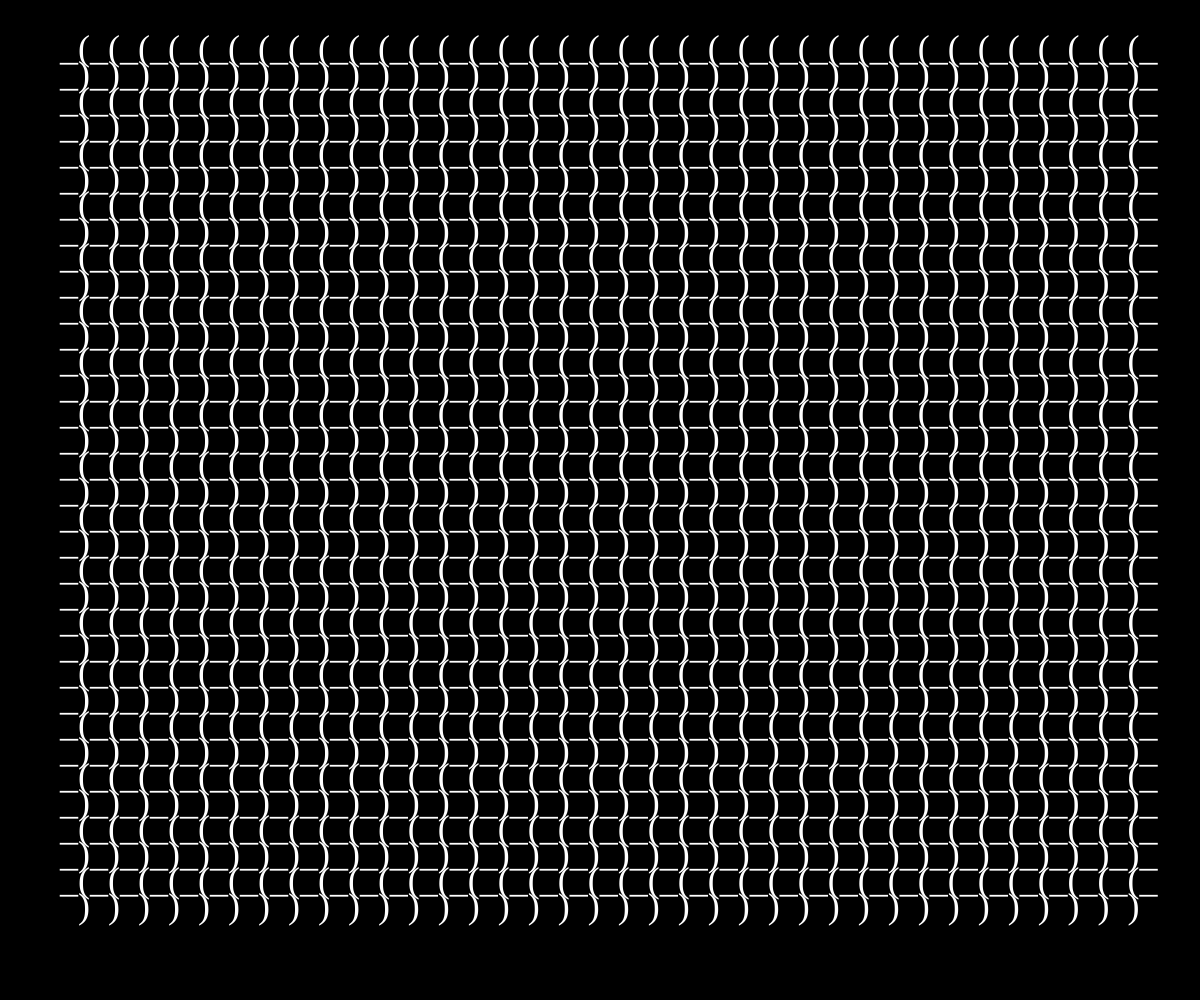
Frame 1 (no input)
Frame 2 (the mouse pressed at the canvas centre, redrawn once): identical to frame 1, image omitted

The p5.js sketch that drew this single still picture (run headless with seeded random() and noise() and a simulated clock; the mouse was pressed at the canvas centre and the sketch redrawn once):

// p5.js sketch
// ── sketch.js
/*
    title: 
    author: LenaMK
    date: 2025-04-29
    description: remédiation de l'Étude (parentèses et tiret en bas) d'AA réalisée à la machine écrire
*/

var largeur, hauteur
var texteH, texteW, fontSize
var font = "Typewriter Font"


var margins

function setup() { 
    colorMode(HSB, 360, 100, 100, 250);
    

    createCanvas(windowWidth, windowHeight); 
    margins = windowWidth*0.05
    largeur = windowWidth-margins
    hauteur = windowHeight-margins

    fontSize = 36
    textSize (fontSize)
    textFont(font) 

    texteH = textAscent()-6
    texteW = textWidth("_)")


    noLoop();

} 
   
   

function draw() { 
     

    fill(0, 0, 100);
    background(0, 0, 0)
    
   
    let line = true; 
    let alternate = false;


    for (let y = margins; y < hauteur; y += texteH){
        //line or  y height

        for ( let x = margins; x < largeur; x += texteW){ 
            // column or x position
            
            /* version simple et élégante (algo, mais pas résultat)
            if (alternate)
                text("_)", x, y)
            else
                text("_(", x, y)
            */

            if (y + texteH > hauteur && x + texteW > largeur){
                //dernier caractère de la dernière ligne
                
                //rien

            } else if (y + texteH > hauteur){
                // dernière ligne: pas de tiret en bas
                // pas de textWidth("_)")
                console.log("dernière ligne")

                if (alternate)
                    text(")", x+textWidth("_"), y)
                else
                    text("(", x+textWidth("_"), y)
                
            }
            else if (x + texteW > largeur){
                // dernier caractère de la ligne : pas de parenthèse
                text("_", x, y)
            }
            else{

                if (alternate)
                    text("_)", x, y)
                else
                    text("_(", x, y)
                    
            }

        }

        alternate = !alternate

    }    

    //end of frame

} 


function windowResized() {
    resizeCanvas(windowWidth, windowHeight);
    draw();
}
